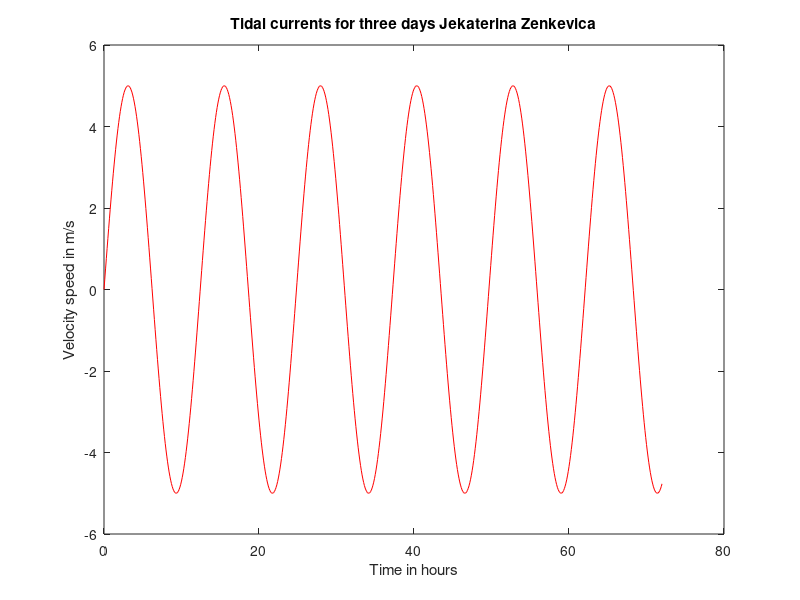

Reproduce this figure in MATLAB.
% Tidal Currents for 3 days

pi
a=2*pi/12.41666;

x=0:0.1:72;

y=5*sin(a*x)
plot(x,y,'r-')
xlabel('Time in hours')
ylabel('Velocity speed in m/s')
title('Tidal currents for three days Jekaterina Zenkevica')

